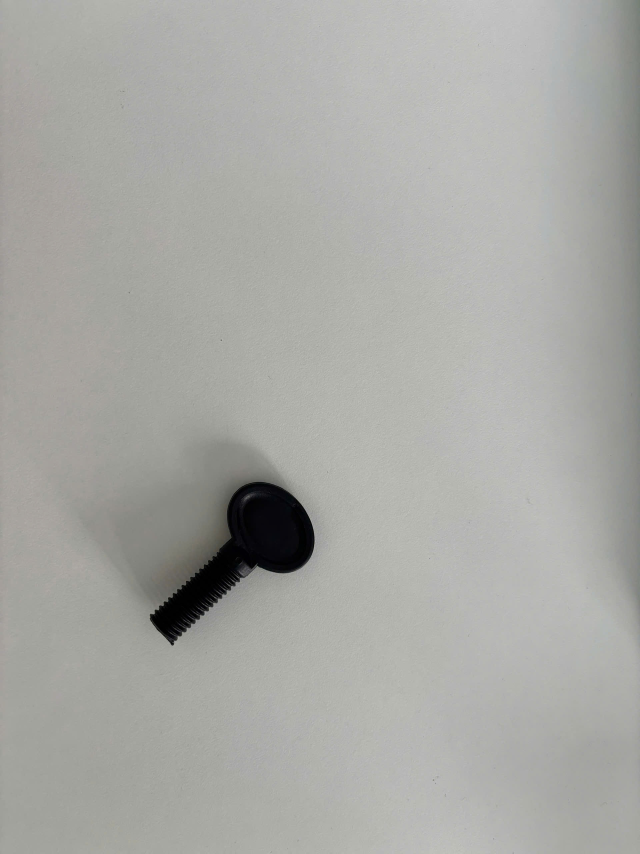
#> input picture src/data/sample/5.jpg, 1920 x 2560 px, found by its file name (shown at 1/3 size)
$ python mutil_matching_v7.py
#> lines starting #> are read from the running program, lines starting #| are printed output that depends on the picture
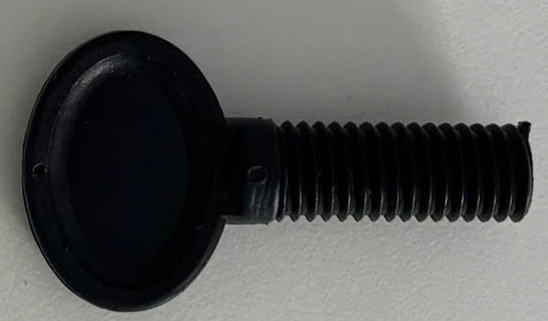
#> input picture src/data/sample/sample.jpg, 548 x 321 px, found by its file name
import cv2
import numpy as np
import time

def rotate_image_keep_all(img, angle, borderValue=(255,255,255)):
    """Rotate image around center but keep full content (expanded canvas)."""
    (h, w) = img.shape[:2]
    angle_rad = np.deg2rad(angle)
    cos, sin = abs(np.cos(angle_rad)), abs(np.sin(angle_rad))
    new_w = int(h * sin + w * cos)
    new_h = int(h * cos + w * sin)
    M = cv2.getRotationMatrix2D((w/2, h/2), angle, 1.0)
    M[0,2] += (new_w - w) / 2
    M[1,2] += (new_h - h) / 2
    return M, (new_w, new_h)

def coarse_refine_match(template, scene,
                        coarse_scale=0.5, coarse_step=10, refine_step=2,
                        threshold=0.7, max_candidates=10, max_objects=5, pad=20) ->  list | None:
    """
    ## Matching 2 pharse with 1st: coarse and 2nd: refine
    - Args:
        - template: ảnh temple ở dạng gray
        - scene: ảnh gốc ở dạng gray
        - coarse_scale: tỉ lệ scale thô mà bạn muốn
        - coarse_step: step xoay với scale thô với góc 360
        - refine_step: step góc quét tinh sau khi biết được góc tương đối cần quét rồi
        - threshold: ngưỡng matching accept
        - max_candidates: refine số vùng tốt nhất sau coarse
        - max_objects: số đối tượng tối đa sau khi refine + NMS
        - pad:mở rộng ROI quanh box coarse trước khi refine để tránh cắt nhầm
    """
#> called with coarse_scale = 0.2, coarse_step = 5, refine_step = 1, threshold = 0.65, max_candidates = 15, max_objects = 5, pad = 20

    t0 = time.time()

    # --- COARSE PHASE ---
    print("🌀 [COARSE] scanning...")
    small_scene = cv2.resize(scene, (0,0), fx=coarse_scale, fy=coarse_scale)
    small_template = cv2.resize(template, (0,0), fx=coarse_scale, fy=coarse_scale)

    # Tạo môt list numpy với 360 độ/ step chưa các góc mong muốn
    angles = np.arange(0, 360, coarse_step)

    # List để chứa box, điểm tin cậy, góc kèm theo
    all_boxes, all_scores, all_angles = [], [], []

    # Quét lần lượt các góc
    for angle in angles:
        M, (new_w, new_h) = rotate_image_keep_all(small_template, angle)
        rotated_temple = cv2.warpAffine(small_template, M, (new_w, new_h),
                                 flags=cv2.INTER_LINEAR, borderValue=(255,255,255))

        if rotated_temple.shape[0] <= small_scene.shape[0] and rotated_temple.shape[1] <= small_scene.shape[1]:

            # Matching
            res = cv2.matchTemplate(small_scene, rotated_temple, cv2.TM_CCOEFF_NORMED)

            # So sánh với ngưỡng để lấy ra các giá trị box, score, angle tương ứng
            loc = np.where(res >= threshold)
            for pt in zip(*loc[::-1]):
                all_boxes.append([pt[0], pt[1], pt[0]+new_w, pt[1]+new_h])
                all_scores.append(float(res[pt[1], pt[0]]))
                all_angles.append(angle)
#> this loop made 72 passes
#> (M, new_w, new_h, loc) on passes 1 to 6: ([[1, 0, 0], [0, 1, 0]], 55, 32, (empty array, empty array)), ([[0.996, 0.0872, -0.29], [-0.0872, 0.996, 4.46]], 57, 36, (empty array, empty array)), ([[0.985, 0.174, -0.361], [-0.174, 0.985, 9.52]], 59, 41, (empty array, empty array)), ([[0.966, 0.259, -0.204], [-0.259, 0.966, 14.16]], 61, 45, (empty array, empty array)), ([[0.94, 0.342, -0.314], [-0.342, 0.94, 18.37]], 62, 48, (empty array, empty array)), ([[0.906, 0.423, -0.185], [-0.423, 0.906, 23.12]], 63, 52, 32 positions, rows 137 to 143, columns 35 to 40)
#> (new_w, new_h, loc) on passes 61 to 66: (55, 63, (empty array, empty array)), (57, 63, (empty array, empty array)), (59, 62, (empty array, empty array)), (61, 61, (empty array, empty array)), (62, 59, (empty array, empty array)), (63, 57, (empty array, empty array))
#> pass 1, in coarse_refine_match, `res = cv2.matchTemplate(small_scene, rotated_temple, cv2.TM_CCOEFF_NOR..`:
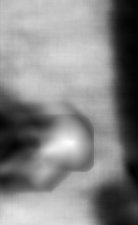
#> res: shape (225, 138) float32; min -0.43, max 0.552, mean 0.087; drawn with min black and max white
#> pass 2, in coarse_refine_match, `res = cv2.matchTemplate(small_scene, rotated_temple, cv2.TM_CCOEFF_NOR..`:
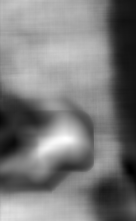
#> res: shape (221, 136) float32; min -0.405, max 0.521, mean 0.0432; drawn with min black and max white
#> pass 3, in coarse_refine_match, `rotated_temple = cv2.warpAffine(small_template, M, (new_w, new_h), fla..`:
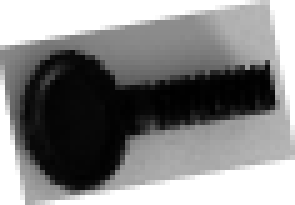
#> rotated_temple: shape (41, 59) (shown 5 times larger); min 0, max 255, mean 133.3
#> after the loop, all_angles = 1327 values from 25 to 245; all_boxes = 1327 items, first 6: [38, 137, 101, 189], [39, 137, 102, 189], [40, 137, 103, 189], [36, 138, 99, 190], [37, 138, 100, 190], [38, 138, 101, 190]; all_scores = 1327 values, max 0.868 at index 863, min 0.65 at index 390, mean 0.713

    if not all_boxes:
        print("❌ Không có vùng vượt ngưỡng trong coarse scan.")
        return None

    # NMS lọc vùng trùng. Nếu chồng lấn quá 30% thì loại bỏ luôn
        ##  Chỉ giữ lại score ≥ score_threshold
    keep = cv2.dnn.NMSBoxes(all_boxes, all_scores, score_threshold=threshold, nms_threshold=0.3)
#> keep = [863]
    if len(keep) == 0:
        print("❌ Không còn box sau NMS (coarse).")
        return None

    # Vì NMSBoxes tra ra kiểu dữ liệu shape (N, 1) nên phải flatten
    keep = keep.flatten()
    # Lấy k đối tượng max_candidates tốt nhất
    keep = sorted(keep, key=lambda i: all_scores[i], reverse=True)[:max_candidates]

    # Chuyển về ảnh gốc
    coarse_candidates = []
    for i in keep:
        x1, y1, x2, y2 = np.array(all_boxes[i]) / coarse_scale
        coarse_candidates.append({
            "box": [int(x1), int(y1), int(x2), int(y2)],
            "angle": all_angles[i],
            "score": all_scores[i]
        })
#> this loop made 1 pass
#> (i, x1, y1, x2, y2) on pass 1: (863, 185, 690, 490, 995)
#> after the loop, coarse_candidates = 1 item

    print(f"✅ [Scan COARSE] giữ lại {len(coarse_candidates)} vùng nghi ngờ để refine")
#| ✅ [Scan COARSE] giữ lại 1 vùng nghi ngờ để refine

    # --- REFINE PHASE ---
    print("🎯 [REFINE] scanning around each candidate...")
    refine_results = []

    # Scan refine area
    for candidate in coarse_candidates:
        x1, y1, x2, y2 = candidate["box"]
        angle_c = candidate["angle"]

        # Thêm padding để tránh cắt biên
        x1p = max(0, x1 - pad)
        y1p = max(0, y1 - pad)
        x2p = min(scene.shape[1], x2 + pad)
        y2p = min(scene.shape[0], y2 + pad)
        roi = scene[y1p:y2p, x1p:x2p]
        if roi.size == 0:
            continue

        best_local = None
        # Xử lý 15 độ mỗi bên từ angle nhận diện được ở trên
        local_angles = np.arange(angle_c - 15, angle_c + 15 + 1, refine_step)
        for a in local_angles:
            M, (new_w, new_h) = rotate_image_keep_all(template, a)
            rotated_temple = cv2.warpAffine(template, M, (new_w, new_h),
                                     flags=cv2.INTER_LINEAR, borderValue=(255,255,255))

            # Check temple có size nhở hơn target thì mới chạy
            if rotated_temple.shape[0] <= roi.shape[0] and rotated_temple.shape[1] <= roi.shape[1]:
                # Matching
                    ## Roi: Vùng trong ảnh chính
                    ## rotated_temple: ảnh xoay 30 độ quanh góc detect được
                res = cv2.matchTemplate(roi, rotated_temple, cv2.TM_CCOEFF_NORMED)
                min_val, max_val, min_loc, max_loc = cv2.minMaxLoc(res)

                # Lấy giá trị max_val (score) lớn nhất nhé
                if max_val >= threshold:
                    abs_loc = (max_loc[0] + x1p, max_loc[1] + y1p)
                    # Nếu lớn hơn best local score hiện tại thì mới được cập nhập trong 30 độ check này
                    if (best_local is None) or (max_val > best_local["score"]):
                        best_local = {
                            "box": [abs_loc[0], abs_loc[1],
                                    abs_loc[0]+new_w, abs_loc[1]+new_h],
                            "angle": a,
                            "score": max_val
                        }

        # Lấy giá trị tốt nhất của từng coarse_candidates
        if best_local:
            refine_results.append(best_local)
#> this loop made 1 pass
#> (candidate, x1, y1, x2, y2, angle_c, x1p, y1p) on pass 1: ({'box': [185, 690, 490, 995], 'angle': 225, 'score': 0.868}, 185, 690, 490, 995, 225, 165, 670)
#> pass 1, in coarse_refine_match, `roi = scene[y1p:y2p, x1p:x2p]`:
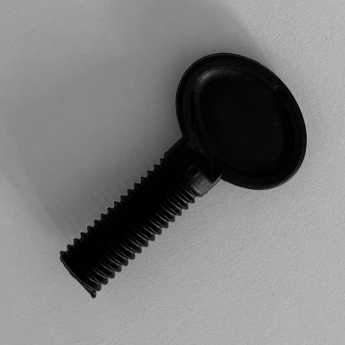
#> roi: shape (345, 345); min 0, max 191, mean 124.5
#> after the loop:
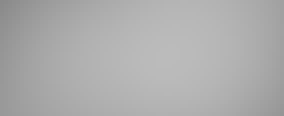
#> res: shape (29, 71) float32 (shown 4 times larger); min 0.541, max 0.734, mean 0.68

    if not refine_results:
        print("❌ Không phát hiện được gì ở refine.")
        return None

    # --- NMS sau refine ---
    boxes = [r["box"] for r in refine_results]
    scores = [r["score"] for r in refine_results]
    keep = cv2.dnn.NMSBoxes(boxes, scores, score_threshold=threshold, nms_threshold=0.3)
    if len(keep) == 0:
        print("❌ Không còn box sau NMS (refine).")
        return None

    keep = keep.flatten()
    keep = sorted(keep, key=lambda i: scores[i], reverse=True)[:max_objects]

    print(f"✅ [REFINE] giữ lại {len(keep)} đối tượng cuối cùng.")
#| ✅ [REFINE] giữ lại 1 đối tượng cuối cùng.

    # --- Hiển thị oriented boxes ---
    scene_color = cv2.cvtColor(scene, cv2.COLOR_GRAY2BGR)
    h_t, w_t = template.shape[:2]  # kích thước thật của template

    for index in keep: # Lấy index của keep ra
        r = refine_results[index]
        x1, y1, x2, y2 = r["box"]
        angle = r["angle"]
        score = r["score"]

        # ---- Tính lại vị trí thực tế của template gốc trong ảnh xoay ----
        # Xoay template gốc để biết offset
        M_rot, (new_w, new_h) = rotate_image_keep_all(template, angle)

        # Tính vị trí của template gốc (w_t,h_t) khi chưa xoay
        corners_t = np.array([
            [0, 0],
            [w_t, 0],
            [w_t, h_t],
            [0, h_t]
        ], dtype=np.float32)

        ones = np.ones((4, 1), dtype=np.float32)
        corners_h = np.hstack([corners_t, ones])
        rotated_t = (M_rot @ corners_h.T).T  # Toạ độ template gốc trong canvas và đã được xoay với 4 điểm góc hình chữ nhật đã xoay rồi

        # Lấy minX, minY để dịch về vị trí match
        offset_x = rotated_t[:, 0].min()
        offset_y = rotated_t[:, 1].min()

        # Dịch các góc về vị trí thật trong scene
        rotated_in_scene = rotated_t - [offset_x, offset_y] + [x1, y1]
        rotated_in_scene = rotated_in_scene.astype(np.int32)

        # --- Vẽ polygon ---
        cv2.polylines(scene_color, [rotated_in_scene], isClosed=True, color=(0, 255, 0), thickness=2)

        # Tính tâm trung bình
        cx, cy = np.mean(rotated_in_scene, axis=0).astype(int)
        cv2.putText(scene_color, f"angle: {angle:.1f}deg and score: {score:.2f}",
                    (int(cx), int(cy) - 10),
                    cv2.FONT_HERSHEY_SIMPLEX, 0.5, (0, 255, 0), 1)
#> this loop made 1 pass
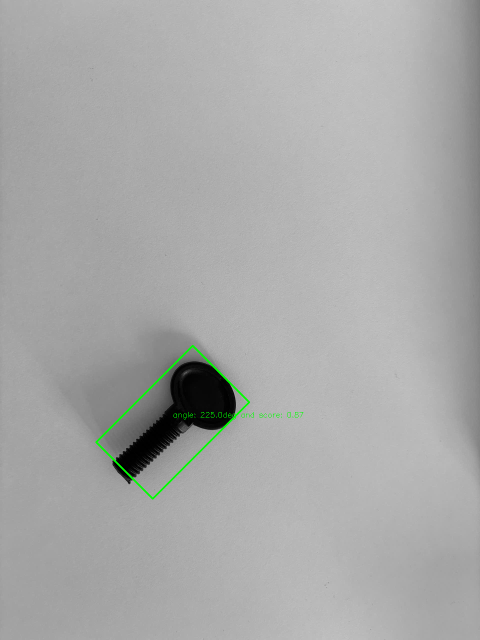
#> scene_color: shape (1280, 960, 3) (shown at 1/2 size); mean B, G, R 168, 168.8, 168

    print(f"⏱ Tổng thời gian: {time.time() - t0:.2f}s")
    cv2.imshow("Coarse-Refine Detection", scene_color)
    cv2.waitKey(0)
    cv2.destroyAllWindows()

    return [refine_results[i] for i in keep]

# --- Test ---
scene = cv2.imread(r"src\data\sample\5.jpg", cv2.IMREAD_GRAYSCALE)
template = cv2.imread(r"src\data\sample\sample.jpg", cv2.IMREAD_GRAYSCALE)

# scene = cv2.imread(r"src\data\sample\mutil\1.jpg", cv2.IMREAD_GRAYSCALE)
# template = cv2.imread(r"src\data\sample\mutil\temple.jpg", cv2.IMREAD_GRAYSCALE)

template = cv2.resize(template, (0,0), fx=0.5, fy=0.5)
scene = cv2.resize(scene, (0,0), fx=0.5, fy=0.5)

results = coarse_refine_match(template, scene,
                              coarse_scale=0.2,
                              coarse_step=5,
                              refine_step=1,
                              threshold=0.65,
                              max_candidates=15,
                              max_objects=5)

if results:
    print("\n📋 Kết quả cuối:")
    for i, r in enumerate(results, 1):
        print(f"{i:02d}. angle={r['angle']}°, score={r['score']:.3f}, box={r['box']}")
#> this loop made 1 pass
#> (i, r) on pass 1: (1, {'box': [192, 691, 498, 997], 'angle': 225, 'score': 0.866})
#| 01. angle=225°, score=0.866, box=[192, 691, 498, 997]
